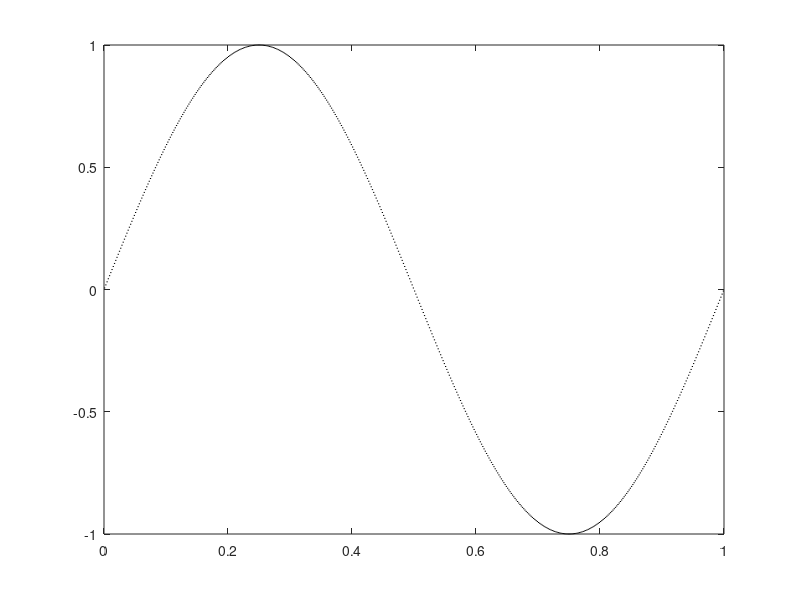

Source code (MATLAB): (Note: this script raises an error after producing the figure.)
clc
clear
close all

%%

N = 500;
x = linspace(0, 1, N+1);
dx = x(2:end) - x(1:end-1);
u_int = -1/(2*pi) * cos(2*pi*x);
u0 = (u_int(2:end)-u_int(1:end-1))./dx;
figure(1);
plot([x(1:end-1); x(2:end)], [u0; u0], 'k');
u = u0;

dt = 0.005;
T = 1;
t_end = 0;

uplot = NaN(N, T/dt);
uplot(:, 1) = u';
j = 2;
fluxes = {'Constant', 'Upwind', 'Lax-Wendroff', 'Fromm'};
[ind, ~] = listdlg('ListString', fluxes, 'SelectionMode', 'single', 'PromptString', 'Flux Reconstruction Scheme');

if ind == 1
    handle = @ddtFiniteVolumeConstant;
elseif ind == 2
    handle = @ddtFiniteVolumeUpwind;
elseif ind == 3
    handle = @ddtFiniteVolumeLW;
else
    handle = @ddtFiniteVolumeFromm;
end

for t = dt : dt : T
    [~, u] = ode45(handle, [0, dt], u);
    u = u(end,:);
    uplot(:,j) = u;
    figure(1)
    plot([x(1:end-1); x(2:end)], [u;u], 'k');
    ylim([-1.5, 1.5]);
    xlabel('x'); ylabel('u(x, t)'); 
    t_end = t_end + dt;
    title(['Burgers equation at t = ', num2str(t_end)]);
    grid on
    drawnow;
    j = j + 1;    
end

figure
xplot = dx(1)/2:dx(1):1-dx(1)/2;
tplot = 0:dt:T;
surf(tplot, xplot, uplot,'EdgeColor','none')
xlabel('t'); ylabel('x', 'Rotation', 0); title('u(x, t)'); colorbar;
view(2)

function [dudt] = ddtFiniteVolumeConstant(~, u)
    N = length(u); % cell number
    x = linspace(0, 1, N+1); % grid
    dx = x(2:end) - x(1:end-1); % cell length
    % Constant Flux Reconstruction
    f = u.^2/2; % Flux    
    fL = f(1:end-1);
    fR = f(2:end);
    ul_gt_ur = u(1:end-1) - u(2:end) > 0;
    f_int = max(fL, fR).* ul_gt_ur + min(fL, fR) .* (~ul_gt_ur);        
    f_int = [0; f_int; 0];
    dudt = (f_int(1:end-1) - f_int(2:end))./dx';
end

function [dudt] = ddtFiniteVolumeUpwind(~, u)
    N = length(u);
    x = linspace(0, 1, N+1);
    dx = x(2:end) - x(1:end-1);
    u_plus = u(2:end) - 0.5*(u(2:end) - u(1:end-1));
    u_minus = [u(1) + 0.5*u(1); u(2:end-1) + 0.5*(u(2:end-1) - u(1:end-2))];  
    fL = u_minus.^2/2;
    fR = u_plus.^2/2;
    ul_gt_ur = u_minus - u_plus > 0;
    f_int = max(fL, fR).* ul_gt_ur + min(fL, fR) .* (~ul_gt_ur);        
    f_int = [0; f_int; 0];
    dudt = (f_int(1:end-1) - f_int(2:end))./(dx)';
end

function [dudt] = ddtFiniteVolumeLW(~, u)
    N = length(u); % cell number
    x = linspace(0, 1, N+1); % grid
    dx = x(2:end) - x(1:end-1); % cell length
    u_plus = [u(2:end-1) - 0.5*(u(3:end) - u(2:end-1)); u(end) + 0.5*u(end)];
    u_minus = u(1:end-1) + 0.5*(u(2:end) - u(1:end-1));
    fL = u_minus.^2/2;
    fR = u_plus.^2/2;
    ul_gt_ur = u_minus - u_plus > 0;
    f_int = max(fL, fR).* ul_gt_ur + min(fL, fR) .* (~ul_gt_ur);        
    f_int = [0; f_int; 0];
    dudt = (f_int(1:end-1) - f_int(2:end))./dx';
end

function [dudt] = ddtFiniteVolumeFromm(~, u)
    N = length(u); % cell number
    x = linspace(0, 1, N+1); % grid
    dx = x(2:end) - x(1:end-1); % cell length
    u_minus = [u(1) + 0.25*u(2); u(2:end-1) + 0.25*(u(3:end)-u(1:end-2))];
    u_plus = [u(2:end-1) - 0.25*(u(3:end)-u(1:end-2)); u(end) + 0.25*u(end-1)];
    fL = u_minus.^2/2;
    fR = u_plus.^2/2;
    ul_gt_ur = u_minus - u_plus > 0;
    f_int = max(fL, fR).* ul_gt_ur + min(fL, fR) .* (~ul_gt_ur);        
    f_int = [0; f_int; 0];
    dudt = (f_int(1:end-1) - f_int(2:end))./dx';
end